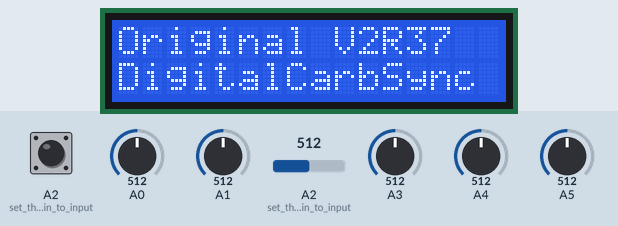
Simulated run of this sketch. Board: Arduino Uno, built with avr-gcc and run on an emulated ATmega328P. Shown: 16×2 character LCD. Inputs (shaded band) come from the test bench; at power-on: A0 = 512, A2 (set_the_pin_to_input) HIGH, A1 = 512, A2 (set_the_pin_to_input) = 512, A3 = 512, A4 = 512, A5 = 512. EEPROM starts erased.

Above: at 1.2 s.
1.3 s: A0 set to 716
4.3 s: A2 (set_the_pin_to_input) pulled LOW for 0.15 s
At 7.3 s:
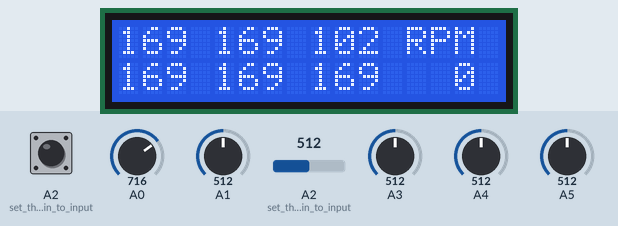
7.4 s: A1 set to 716
At 9.4 s:
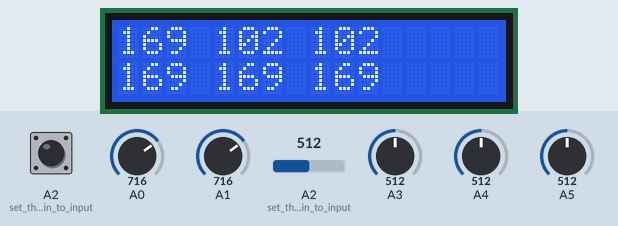
9.7 s: A2 (set_the_pin_to_input) set to 716
At 12.1 s:
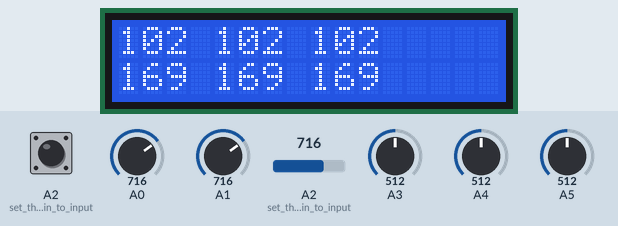
12.4 s: A3 set to 716
At 14.8 s:
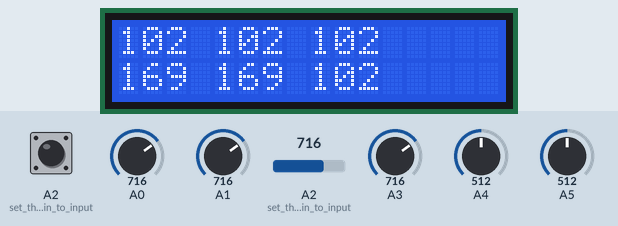
15.1 s: A4 set to 716
At 17.7 s:
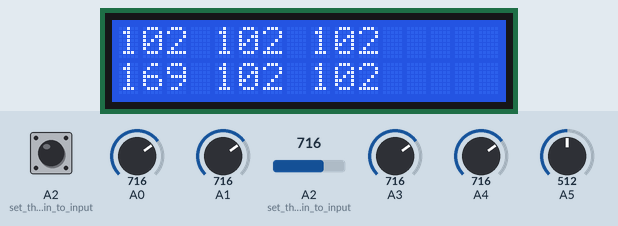
Timing chart, 0 to 18.8 s (numbered marks = the images above; inputs shaded):
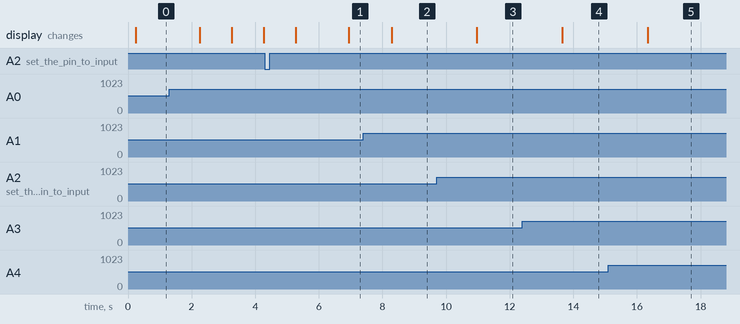

The sketch:

CarbSyncShieldV02R37.ino
```cpp
// (licence header left out)
#include <PinChangeInt.h>

/* obsolete
// #define PIN 3
// the interrupt pin be careful with text substitution
// #define INTERRUPT 1
// the int associate with the pin per board
// Pin 3 is interrput 1 on the Uno
// Pin 3 is interrupt 0 on the Leonardo and probably the blendmicro
*/


const byte numReadingsMax = 80;
/* this should be maybe 5-150. Too large overflows RAM.
 readings x cylinders x 2bytes per integer = size in ram
 The higher the number,
 the more the readings will be smoothed, but the slower the output will
 respond to the input.  Using a constant rather than a normal variable let us
 use this value to determine the size of the readings array.
 */
const byte numCylindersMax = 6;
/* max is 6 on shield. Reduce to actual number of sensors
 or calibration may be off. This sets up array sizes
*/

int inputPin[] = {2, 5, 1, 4, 0, 3}; //this determines display locations
/*
 Shield v2 sensor# labels left to right top to bottom is 2,1,0,5,4,3
 usual inputPin 2,5,1,4,0,3
 maps sensors and pins to array and display
 set the input pin array to match shield
 but it is only used per numCylinders
 These can be rearranged if desired
 to change tube placements
 board builders may tie signal out to voltage in for blank sensor pads
 */

byte rpmPer;
/*  sparks per revolution is bike specific
 it defaults to 1 which is most common
 is saved in EEPROM
 future mods may make this adjustable
 or it will be deprecated
 */

int sensitivity = 337;
/*  how fine input is parsed.
 - Must be less than 999 to fit LCD.
 - Must be less that 255 to send serial bytes
 - 500 makes a convenient voltage ratio
 - 337 makes it 1/10th inch of mercury per point RECOMMENDED
 - 674 makes it 5/100ths inch of mercury per point too sensitive
 */

byte calibrationFlag = 1;
/* use the first readings pass to calibrate
 1 means do calibration plus 2
 2 means do inches of mercury and cylinder sensor location displays
 then sets to zero and does it no more
 a good shield with good sensors doesn't need to calibrate
 because it introduces small integer math rounding errors
 a shield with quirky soldering may need calibration
 a shield with inconsistent sensors may need calibration
 */

// user adjustments above these lines only - be careful
// ====================================================
// ====================================================

#include <LiquidCrystal.h>
// initialize the library with the numbers of the interface pins
LiquidCrystal lcd(8, 9, 10, 11, 12, 13);
// v2 shield = 8,9,10,11,12,13
// Sainsmart LCD keypad 8,9,4,5,6,7 for testing

#include <EEPROM.h>   // to save num cyl and sparks per etc

volatile unsigned long rpmCnt = 0;
volatile unsigned long rpmTot = 0;

int readings[numCylindersMax][numReadingsMax];   // the readings from the analog input
byte numReadings = numReadingsMax;              // allow this to change to vary smooth vs speed
byte numCylinders = numCylindersMax;           //
long total[numCylindersMax];                  // the running total
int average[numCylindersMax];                // the running average
int runPeak [numCylindersMax];              // running peak value
int calibrate [numCylindersMax];           // an adjustment for input voltage variance


// new attempt to smooth RPM
#define filterSamples   7              // filterSamples should  be an odd number, no smaller than 3
int sensSmoothArray1 [filterSamples];

const String msg16[] = {
"Original V2R37  ",
"DigitalCarbSync ",
"Cy1 Cy3 Cy5 RPM ",
"Cy2 Cy4 Cy6 nnn ",
"Cylinders = ",
"Calibrate = ",
};
const String msg3[] = {
"Cy1",
"Cy2",
"Cy3",
"Cy4",
"Cy5",
"Cy6",
"RPM",
"nnn"
};


void setup()
{
  analogReference(EXTERNAL);   // MUST CALL BEFORE ANALOGREAD !!!!!!
  //Serial.begin(9600);  // for debugging. Serial collides with noInterrupts - duh.
  //Serial.println("begin");
  //delay(3000);

  // initialize LCD
  // set up the LCD's number of columns and rows. Might want 4 rows some day
  //lcd.begin(20, 4);
  lcd.begin(16, 2);
  // initialize LCD
  //  lcd.init();
  //  lcd.backlight();
  //  Serial.println("lcd");
  //  delay(1000);
 // cntRA.clear();

  // new timer code
  cli(); //stop interrupts
  //set timer1 interrupt at 1Hz
  TCCR1A = 0; // set entire TCCR1A register to 0
  TCCR1B = 0; // same for TCCR1B
  TCNT1  = 0; //initialize counter value to 0
  // set compare match register for 1 second increments
  OCR1A = 31248; // 1 sec = (16*10^6) / (1*1024) - 1 (must be <65536) 31248==2 secs
  // turn on CTC mode
  TCCR1B |= (1 << WGM12);
  // Set CS10 and CS12 bits for 1024 prescaler
  TCCR1B |= (1 << CS12) | (1 << CS10);
  // enable timer compare interrupt
  TIMSK1 |= (1 << OCIE1A);
  sei(); //allow interrupts

  // end new timer code

  //
  // attach innterupt code
  pinMode(A2, INPUT);     //set the pin to input

  /* obsolete using UNO interrupt port
  // digitalWrite(PIN, HIGH); //not sure about this
  // attachInterrupt(INTERRUPT,rpmInt,FALLING);
  //
  */

  // alternative interrupt to read off sensor EXPERIMENTAL
  PCintPort::attachInterrupt(A2, rpmInt, FALLING); // for non hardware interrupt pins
  //
  // sparks per revolution. bike specific.
  //Serial.println("atc");
  //  delay(1000);

  rpmPer = EEPROM.read(1);
  //  Serial.println(rpmPer);
  //  delay(1000);
  if (rpmPer < 1 || rpmPer > 2) {
    rpmPer = 1; // if first time setting pick 1. Allow change to 2 someday.
    //    Serial.println("y");
    EEPROM.write(1, rpmPer);
  }

  // initialize all the readings to 0:
  for (byte thisCylinder = 0; thisCylinder < numCylinders; thisCylinder++)
  {

    total[thisCylinder] = 0;
    average[thisCylinder] = 0;
    runPeak[thisCylinder] = 0;
    calibrate[thisCylinder] = 0;
    for (byte thisReading = 0; thisReading < numReadings; thisReading++)
    {
      readings [thisCylinder][thisReading] = 0;
    }
  }
}

void loop() {
  loadRA();
  switch (calibrationFlag)
  {
    case 0:
      for (byte thisCylinder = 0; thisCylinder < numCylinders; thisCylinder++)
      {
        // calculate the peak
        for (int thisPeak = 0; thisPeak < numReadings; thisPeak++)
        {
          runPeak[thisCylinder] = max(runPeak[thisCylinder], readings[thisCylinder][thisPeak]);
        }
      }
      display();
      break;

    case 1:
      runCali();
    case 2:         //should drop through
      calcInhg();
      pinLocs();
      calibrationFlag = 0;

  }
  /* set a short delay between
   readings to add stability
   set to approx 1ms when running live
   */
  delay (1);
}

void loadRA() {
  /* for each reading read all cylinders then increment
   to keep coordination close to right in theory
   we are looping with index pre-set in setup, then incremented and reset here
   */
  for (byte index = 0; index < numReadings; index++)
  {
    for (byte thisCylinder = 0; thisCylinder < numCylinders; thisCylinder++)
    {

      // subtract the last reading
      // or switch logic to use runingAverage which uses real number arrays not integer
      total[thisCylinder] = total[thisCylinder]  - readings[thisCylinder][index];
      /* read from the sensor. As vacuum increases MAP sensor output signal voltage drops
       so use map command to reverse output so that
       more vacuum == lower voltage == higher data points
       */
      readings[thisCylinder][index] = map(analogRead(inputPin[thisCylinder]), 0, 1023, sensitivity, 0) + calibrate[thisCylinder];
      // add the reading to the total

      total[thisCylinder] = total[thisCylinder]  + readings[thisCylinder] [index];

      // calculate the average: overwrites previous until last reading
      // this could use some improvement and efficiency
      if (calibrationFlag > 0) average[thisCylinder]  = total[thisCylinder]  / (index + 1);
    }
    delay(1);
  }
}
void display() {
  //Serial.println("display");
  //delay(2000);
  // this all could use some efficiency

  String outString;
  String outString2;
  String outNum;
  byte dispCylinder = 0;

 /* obsolete
  //  unsigned long rpmTime = millis();   // if these are moved below the first time through is error
  //  rpmCnt=0;                // but we could maybe get rid of the delay and let
  // the readings cycle be our rpm period. Remember to make rpmTime global.
  */

  delay(500);

  int smoothData1 = digitalSmooth(rpmTot, sensSmoothArray1);  // every sensor you use with digitalSmooth needs its own array
  float rpmFloat=smoothData1;
  rpmFloat *= 60;

/*
  //* For floatiing point math
  // mult revs by the conversion to mins before dividing by elapsed time
  // then trim to integer
  // Both time and count are inflated when multiple sparks per rev
   //
  //cntRA.addValue(rpmTot);  // count per 2 secs
  //float rpmFloat=cntRA.getAverage();
  // float rpmFloat = rpmTot;
  //rpmFloat *= 60.0;
  //rpmFloat /= 2.0;
  //rpmFloat *= 30.0; // slightly more efficient
  //rpmFloat *= 2; // TEST vacuum pulse rpm could set above to 60
 */


  if (rpmPer > 1) rpmFloat /= float(rpmPer); // if multiple sparks per revolution

  lcd.clear();
  outString = msg16[2];
  outString2 = msg16[3];
  switch (numCylinders) {
    case 6:
      outNum = "";
      outNum += runPeak[5];
      outString2.replace(msg3[5], outNum);
    case 5:
      outString2.replace(msg3[5], ""); // if still there
      outNum = "";
      outNum += runPeak[4];
      outString.replace(msg3[4], outNum);
    case 4:
      outString2.replace(msg3[5], ""); // if still there
      outString.replace(msg3[4], ""); // if still there
      outNum = "";
      outNum += runPeak[3];
      outString2.replace(msg3[3], outNum);
    case 3:
      outString2.replace(msg3[5], ""); // if still there
      outString.replace(msg3[4], ""); // if still there
      outString2.replace(msg3[3], ""); // if still there
      outNum = "";
      outNum += runPeak[2];
      outString.replace(msg3[2], outNum);
    case 2:
      outString2.replace(msg3[5], ""); // if still there
      outString.replace(msg3[4], ""); // if still there
      outString2.replace(msg3[3], ""); // if still there
      outString.replace(msg3[2], ""); // if still there
      outNum = "";
      outNum += runPeak[1];
      outString2.replace(msg3[1], outNum);
    default:
      outNum = "";
      outNum += runPeak[0];
      outString.replace(msg3[0], outNum);
      // load rpm display here
      if (rpmTot > 0) {
        char buffer[10];
        outNum = "";
        outNum += dtostrf(rpmFloat, 3, 0, buffer);
        outString2.replace(msg3[7], outNum);
      }
      else {
        outString.replace(msg3[6], "   "); // blank out if not in use
        outString2.replace(msg3[7], "   "); // but hold position
      }
      lcd.setCursor(0, 0);
      lcd.print (outString);
      lcd.setCursor(0, 1);
      lcd.print (outString2);
  }


  // delay (500);

  // reset all the readings to 0:
  for (dispCylinder = 0; dispCylinder < numCylinders; dispCylinder++)
  {
    runPeak[dispCylinder] = 0;  // must reset this. others are kept running for now
    /*   total[dispCylinder] = 0;
     average[dispCylinder] = 0;
     for (int dispReading = 0; dispReading < numReadings; dispReading++)
     { readings [dispCylinder][dispReading] = 0;
     }
     */
  }
}

void runCali() {
  //Serial.println("runCali");
  String outString;
  byte calibrateCylinder;             //
  int calibrationMean;                 // the input adjustment added to each reading

  calibrationMean = 0;
  for (calibrateCylinder = 0; calibrateCylinder < numCylinders; calibrateCylinder++)
  {
    calibrationMean += average[calibrateCylinder];
  }
  calibrationMean /= numCylinders;
  for (calibrateCylinder = 0; calibrateCylinder < numCylinders; calibrateCylinder++)
  {
    calibrate [calibrateCylinder] = calibrationMean - average [calibrateCylinder];
  }

  lcd.clear();
  lcd.setCursor(0, 0);
  outString = msg16[0];
  lcd.print (outString);
  lcd.setCursor(0, 1);
  outString = msg16[1];
  lcd.print (outString);
  delay (2000);
  lcd.clear();
  lcd.setCursor(0, 0);
  outString = msg16[4];  // this really should be number of sensors
  outString += numCylinders;
  lcd.print (outString);
  lcd.setCursor(0, 1);
  outString = msg16[5];
  outString += calibrationMean; // average of the averages
  lcd.print (outString);
  delay (1000);

  lcd.clear();
  lcd.setCursor(0, 0);
  outString = "";
  outString += calibrate[0];
  outString += " ";
  outString += calibrate[2];
  outString += " ";
  outString += calibrate[4];
  lcd.print (outString);
  lcd.setCursor(0, 1);
  outString = "";
  outString += calibrate[1];
  outString += " ";
  outString += calibrate[3];
  outString += " ";
  outString += calibrate[5];
  lcd.print (outString);
  delay (1000);
}

void pinLocs() {
  // show where cylinders are (add pin data later)
  String outString = msg16[2];
  lcd.clear();
  lcd.setCursor(0, 0);
  lcd.print (outString);
  outString = msg16[3];
  lcd.setCursor(0, 1);
  lcd.print (outString);
  delay (1000);
}

void calcInhg() {
  //Serial.println ("calcInhg");
  // calc and display 1 point = x inches of mercury here
  lcd.clear();
  lcd.setCursor(0, 0);
  float inchesHg = 0;
  inchesHg = 33.9634 / (float)sensitivity; // sensor range 115 kPa in inHg / sensitivity
  String outString = "1pt ==";
  char buffer[10];
  String inHgstr = dtostrf(inchesHg, 7, 2, buffer);
  outString += (inHgstr);
  lcd.print (outString);
  lcd.setCursor(0, 1);
  outString = " inches Hg";
  lcd.print (outString);
  delay (1000);
}

int digitalSmooth(int rawIn, int *sensSmoothArray){     // "int *sensSmoothArray" passes an array to the function - the asterisk indicates the array name is a pointer
  int j, k, temp, top, bottom;
  long total;
  static int i;
 // static int raw[filterSamples];
  static int sorted[filterSamples];
  boolean done;

  i = (i + 1) % filterSamples;    // increment counter and roll over if necc. -  % (modulo operator) rolls over variable
  sensSmoothArray[i] = rawIn;                 // input new data into the oldest slot

  // Serial.print("raw = ");

  for (j=0; j<filterSamples; j++){     // transfer data array into anther array for sorting and averaging
    sorted[j] = sensSmoothArray[j];
  }

  done = 0;                // flag to know when we're done sorting
  while(done != 1){        // simple swap sort, sorts numbers from lowest to highest
    done = 1;
    for (j = 0; j < (filterSamples - 1); j++){
      if (sorted[j] > sorted[j + 1]){     // numbers are out of order - swap
        temp = sorted[j + 1];
        sorted [j+1] =  sorted[j] ;
        sorted [j] = temp;
        done = 0;
      }
    }
  }

/*
  for (j = 0; j < (filterSamples); j++){    // print the array to debug
    Serial.print(sorted[j]);
    Serial.print("   ");
  }
  Serial.println();
*/

  // throw out top and bottom 15% of samples - limit to throw out at least one from top and bottom
  bottom = max(((filterSamples * 15)  / 100), 1);
  top = min((((filterSamples * 85) / 100) + 1  ), (filterSamples - 1));   // the + 1 is to make up for asymmetry caused by integer rounding
  k = 0;
  total = 0;
  for ( j = bottom; j< top; j++){
    total += sorted[j];  // total remaining indices
    k++;
    // Serial.print(sorted[j]);
    // Serial.print("   ");
  }

//  Serial.println();
//  Serial.print("average = ");
//  Serial.println(total/k);
  return total / k;    // divide by number of samples
}

void rpmInt() {
  //interrupt commands here
  rpmCnt++;
}

ISR(TIMER1_COMPA_vect) {
  //interrupt commands here
  rpmTot = rpmCnt;
  rpmCnt = 0;
}
```

Measured:
- after the input at 4.3 s, the display: first differs from a run without the input after 2.6 s (image 1)
- after the input at 7.4 s, the display: changes after 0.89 s (image 2)
- after the input at 9.7 s, the display: changes after 1.3 s (image 3)
- after the input at 12.4 s, the display: changes after 1.3 s (image 4)
- after the input at 15.1 s, the display: changes after 1.2 s (image 5)
